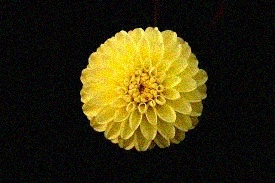
#> input picture src/noisy_image.jpeg, 275 x 183 px, found by its file name
$ python image_denoising.py
#> lines starting #> are read from the running program, lines starting #| are printed output that depends on the picture
import numpy as np
import cv2
import matplotlib
matplotlib.use('TkAgg')
import matplotlib.pyplot as plt
plt.ion()  # Enable interactive mode

# Reading image from folder where it is stored
img = cv2.imread('/home/sarah/Documents/img_preprocessing/src/noisy_image.jpeg')
#> img is the input picture: shape (183, 275, 3); mean B, G, R 14.8, 46.5, 54

# denoising of image saving it into dst image
dst = cv2.fastNlMeansDenoisingColored(img, None, 10, 10, 7, 15)
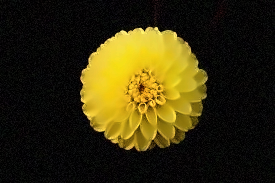
#> dst: shape (183, 275, 3); mean B, G, R 13.4, 46, 54.1

# Plotting of source and destination image
plt.subplot(121), plt.imshow(cv2.cvtColor(img, cv2.COLOR_BGR2RGB))
plt.title('Original Image')
plt.axis('off')

plt.subplot(122), plt.imshow(cv2.cvtColor(dst, cv2.COLOR_BGR2RGB))
plt.title('Denoised Image')
plt.axis('off')

plt.show()
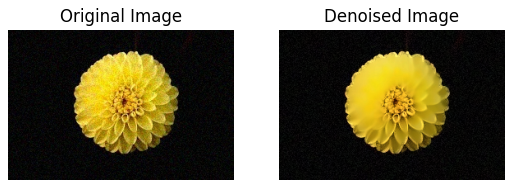
#> figure drawn by matplotlib, 2 panels

# Wait for user input before exiting
input("Press Enter to close the plot...")

$ run again, with src/flower.jpeg copied over src/noisy_image.jpeg
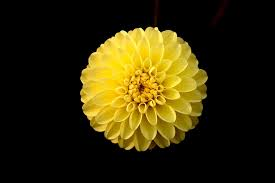
#> input picture src/flower.jpeg, 275 x 183 px, found by its file name
#> img is the input picture: shape (183, 275, 3); mean B, G, R 9.1, 41.5, 49.5
#> `dst = cv2.fastNlMeansDenoisingColored(img, None, 10, 10, 7, 15)`:
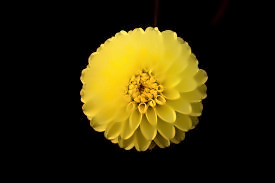
#> dst: shape (183, 275, 3); mean B, G, R 8.2, 41.3, 49.7
